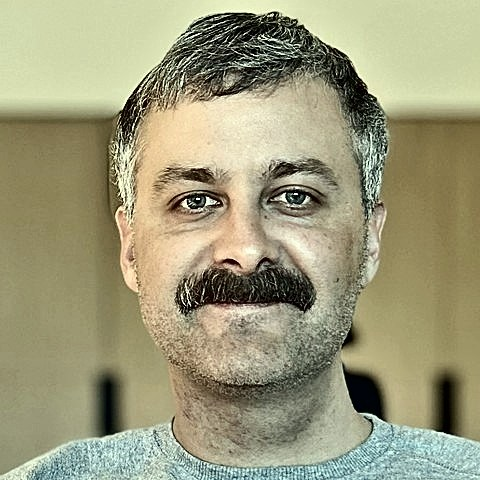
#> input picture .dev/photo-original.jpg, 480 x 480 px
$ python skin.py photo-original.jpg photo-source.jpg 1.0 1.0
#> lines starting #> are read from the running program, lines starting #| are printed output that depends on the picture; after the words box and inside, x2 and y2 are one past the last pixel; in counts of white or black regions, pixels touching at a corner belong together
# Selective HSL: hue band red..orange (skin). Lower lightness, add saturation.
import sys, numpy as np
from PIL import Image
src,out,ldrop,sgain=sys.argv[1],sys.argv[2],float(sys.argv[3]),float(sys.argv[4])
a=np.asarray(Image.open(src).convert('RGB')).astype(np.float32)/255
r,g,b=a[...,0],a[...,1],a[...,2]
mx=a.max(-1); mn=a.min(-1); d=mx-mn; L=(mx+mn)/2
S=np.where(d==0,0,d/(1-np.abs(2*L-1)+1e-6))
h=np.zeros_like(L)
m=d>0
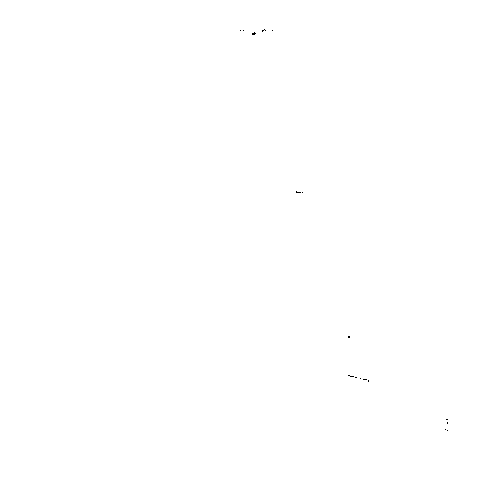
#> m: shape (480, 480) bool; 100% white; black in thin lines or dots, all inside (x1, y1, x2, y2) = (240, 29, 448, 431)
rc=np.where(m&(mx==r),((g-b)/(d+1e-6))%6,0); gc=np.where(m&(mx==g),(b-r)/(d+1e-6)+2,0); bc=np.where(m&(mx==b),(r-g)/(d+1e-6)+4,0)
h=np.where(mx==r,rc,np.where(mx==g,gc,bc))*60; h=np.where(m,h,0)%360
# weight: reds 345..360/0..15 and oranges 15..45 full, soft falloff 30° on each side
hh=np.where(h>180,h-360,h)            # -180..180
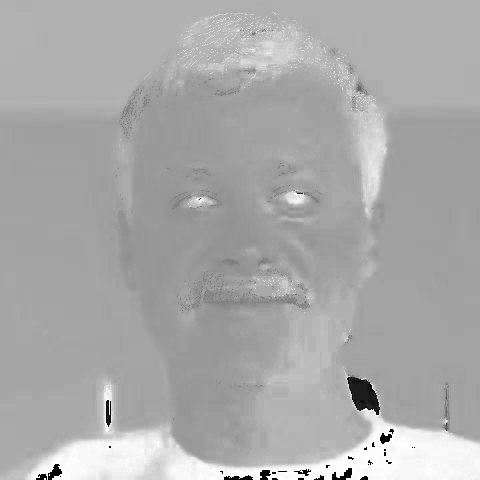
#> hh: shape (480, 480) float32; min -178.7, max 180, mean 61.2; drawn with min black and max white
w=np.clip(1-np.maximum(0,np.maximum(-15-hh,hh-45))/30,0,1)
w*=np.clip(S/0.12,0,1)                # ignore near-grey pixels
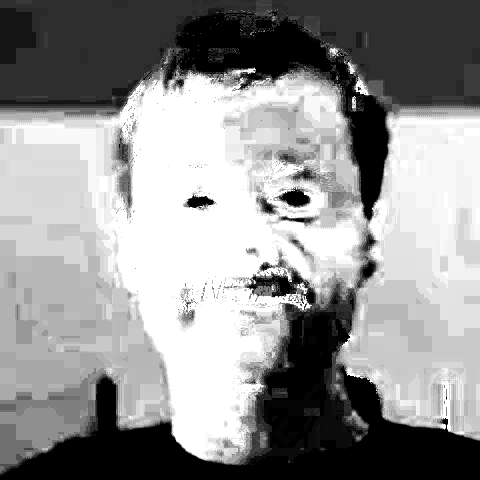
#> w: shape (480, 480) float32; min 0, max 1, mean 0.575
L2=L*(1-ldrop*w)
S2=np.clip(S*(1+sgain*w),0,1)
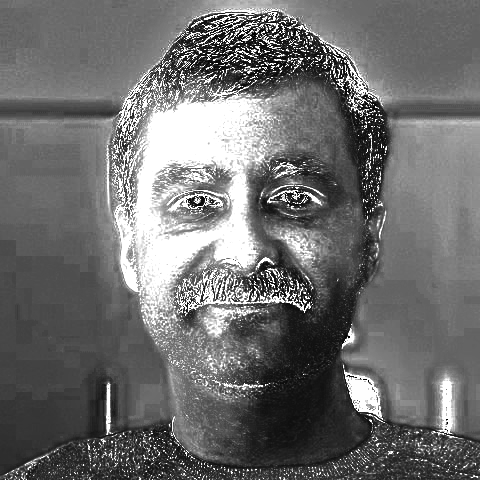
#> S2: shape (480, 480) float32; min 0, max 1, mean 0.432
C=(1-np.abs(2*L2-1))*S2; X=C*(1-np.abs((h/60)%2-1)); m0=L2-C/2
hi=(h//60).astype(int)%6
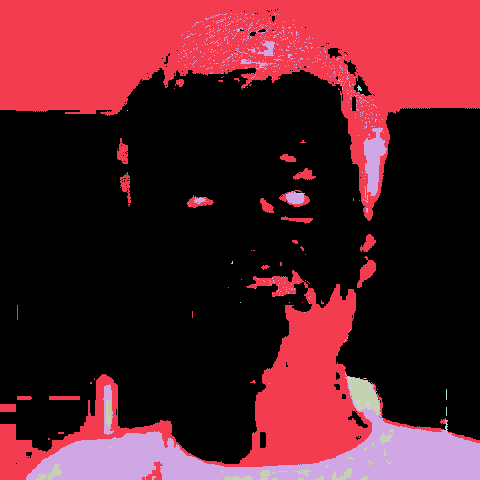
#> hi: shape (480, 480) int64; 6 distinct labels, from 0 to 5; one colour per label, 0 black
z=np.zeros_like(C)
R=np.choose(hi,[C,X,z,z,X,C]); G=np.choose(hi,[X,C,C,X,z,z]); B=np.choose(hi,[z,z,X,C,C,X])
#> after `R = np.choose(hi, [C, X, z, z, X, C])`:
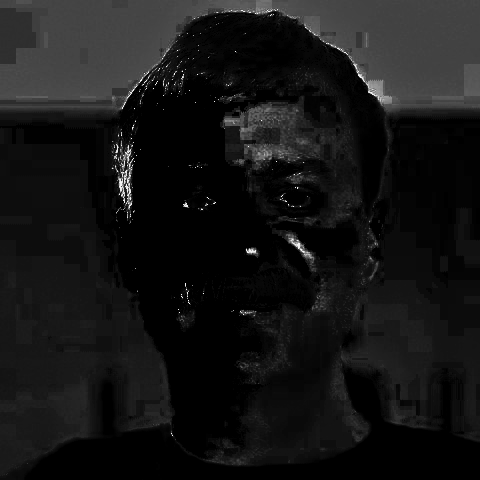
#> R: shape (480, 480) float32; min 0, max 0.986, mean 0.0855
o=np.stack([R+m0,G+m0,B+m0],-1)
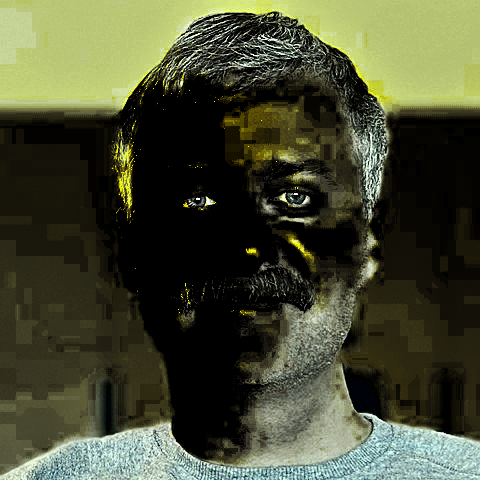
#> o: shape (480, 480, 3) float32; mean of channels 0, 1, 2 0.28, 0.295, 0.201; drawn with min black and max white
Image.fromarray((np.clip(o,0,1)*255+0.5).astype(np.uint8)).save(out,quality=90)
